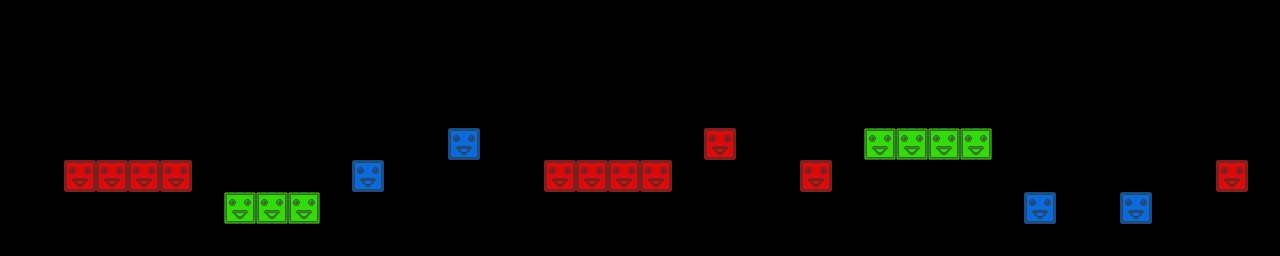

Rendered tile map (Tiled .tmx) drawn with the repository's tilesets; below, a short description and the map source with its tile grids summarised:
An orthogonal 40x8 tile map with 32x32 px tiles, 3 tile layers (red, green, blue) and 11 objects.

<map version="1.0" orientation="orthogonal" width="40" height="8" tilewidth="32" tileheight="32">
 <tileset firstgid="1" name="blocks" tilewidth="32" tileheight="32">
  <image source="blocks.png" width="96" height="32" />
 </tileset>
 <layer name="red" width="40" height="8">
  <data>[320 cells, 11 non-empty, 1 distinct tile ids]</data>
 </layer>
 <layer name="green" width="40" height="8">
  <data>[320 cells, 7 non-empty, 1 distinct tile ids]</data>
 </layer>
 <layer name="blue" width="40" height="8">
  <data>[320 cells, 4 non-empty, 1 distinct tile ids]</data>
 </layer>
 <objectgroup name="crystals" width="40" height="8">
  <object x="131" y="138">
   <ellipse />
  </object>
  <object x="279" y="173">
   <ellipse />
  </object>
  <object x="369" y="143">
   <ellipse />
  </object>
  <object x="927" y="94">
   <ellipse />
  </object>
  <object x="560" y="146">
   <ellipse />
  </object>
  <object x="719" y="115">
   <ellipse />
  </object>
  <object x="1233" y="146">
   <ellipse />
  </object>
  <object x="1040" y="177">
   <ellipse />
  </object>
  <object x="1135" y="175">
   <ellipse />
  </object>
  <object x="640" y="143">
   <ellipse />
  </object>
 </objectgroup>
 <objectgroup name="spikes" width="40" height="8">
  <object x="624" y="47">
   <ellipse />
  </object>
 </objectgroup>
</map>
